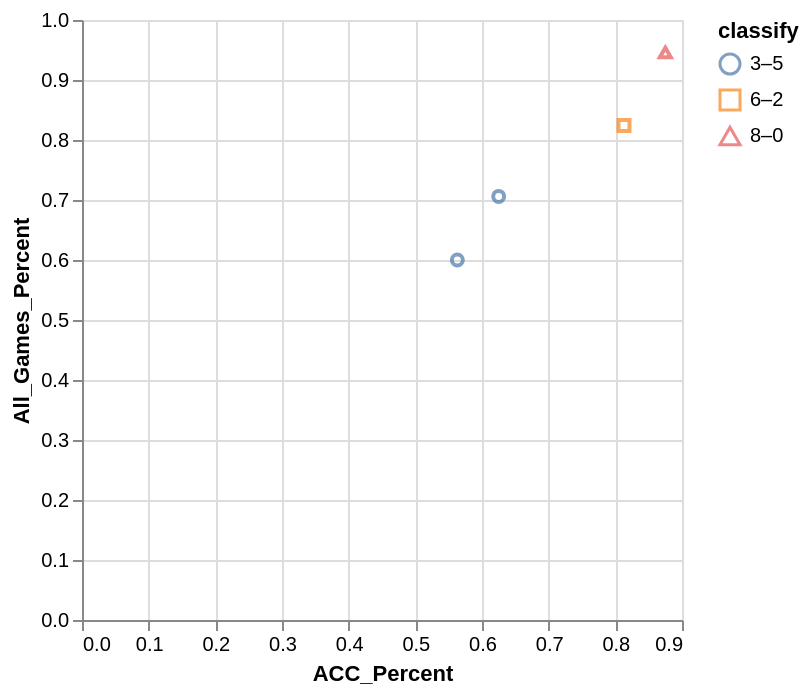

This figure's Vega-Lite source:
### Vega-Lite specification from a JSON file in a GitHub repository (floating-point values rounded to 4 significant figures)
{"data": {"values": [{"x_data": 0.563, "y_data": 0.6, "classify": "3–5"}, {"x_data": 0.625, "y_data": 0.706, "classify": "3–5"}, {"x_data": 0.813, "y_data": 0.824, "classify": "6–2"}, {"x_data": 0.875, "y_data": 0.946, "classify": "8–0"}]}, "mark": "point", "encoding": {"x": {"field": "x_data", "type": "quantitative", "title": "ACC_Percent", "scale": {"zero": "false"}}, "y": {"field": "y_data", "type": "quantitative", "title": "All_Games_Percent", "scale": {"zero": "false"}}, "color": {"field": "classify", "type": "nominal"}, "shape": {"field": "classify", "type": "nominal"}}}
